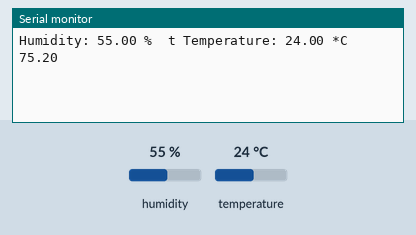
Simulated run of this sketch. Board: ESP8266 (NodeMCU). Shown: the last lines printed to the serial monitor. The inputs (shaded band) are chosen by the test bench; at power-on: humidity 55 %, temperature 24 °C.

Above: at 2.8 s.
2.9 s: humidity set to 22 %
At 5.3 s:
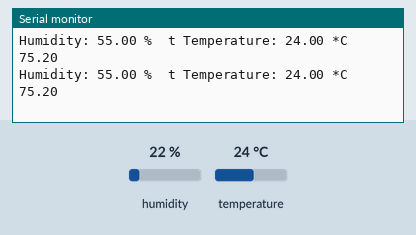
5.6 s: temperature set to 12 °C
At 6.7 s:
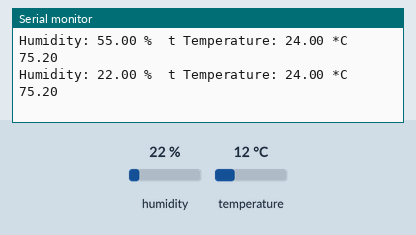
8.3 s: humidity set to 40 %
At 11.5 s:
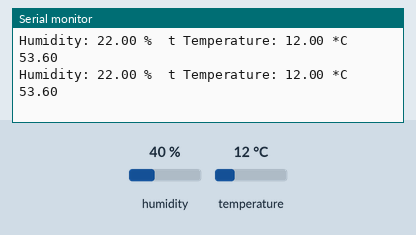
Timing chart, 0 to 13.0 s (numbered marks = the images above; inputs shaded):
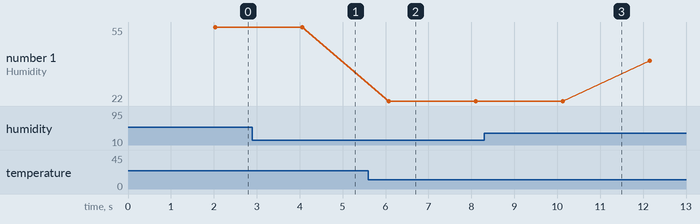

The sketch:

DHT11.ino
```cpp
#include "DHT.h"
#define DHTTYPE DHT11 // DHT 11

const int DHTPin = D3;

DHT dht(DHTPin, DHTTYPE);     // Initialize DHT sensor.

void setup()
{
  Serial.begin(9600);
  delay(10);
  dht.begin();
}

void loop()
{
  // Sensor readings may also be up to 2 seconds 'old' (its a very slow sensor)
  float h = dht.readHumidity();
  // Read temperature as Celsius (the default)
  float t = dht.readTemperature();
  // Read temperature as Fahrenheit (isFahrenheit = true)
  float f = dht.readTemperature(true);
  // Check if any reads failed and exit early (to try again).
  if (isnan(h) || isnan(t) || isnan(f))
  {
    Serial.println("Failed to read from DHT sensor!");
  }
  else
  {
    delay(2000);
    Serial.print("Humidity: ");
    Serial.print(h);
    Serial.print(" % \ t Temperature: ");
    Serial.print(t);
    Serial.print(" *C \ ");
    Serial.println(f);
  }
}
```

Measured:
- plotted number 1: 22 → 40 after the input at 8.3 s
